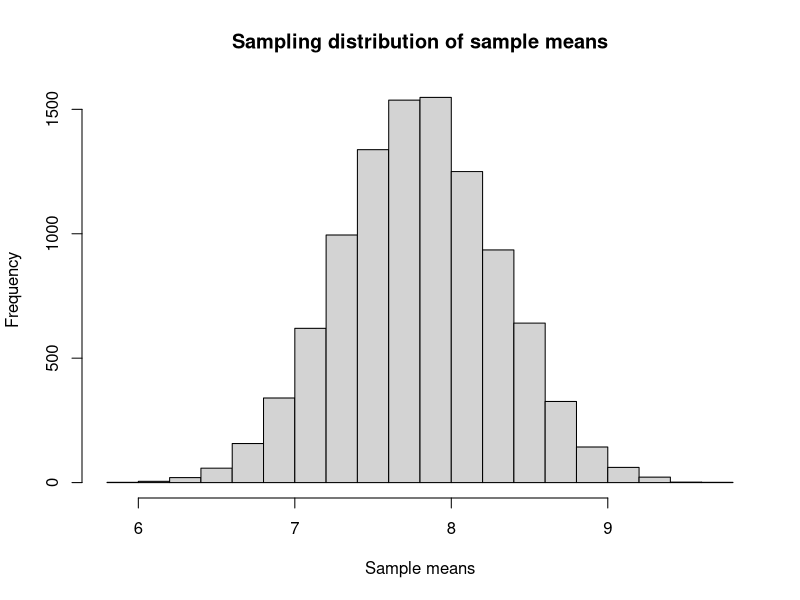

Generate this figure with R:
popl = USArrests$Murder
popl
#' QUESTION 1
#
#' Draw a random sample of size 15 using with replacement procedure and estimate the average no. of murder arrests in the US and also obtain the 95% confidence limits for this.
sample = sample(popl, 6, replace = TRUE)
#' Average number of murders, based on this sample, is
sample_mean = mean(sample)
sample_mean
#' To obtain the 95% confidence interval...
popl_var = var(popl)
popl_size = length(popl)
sample_size = length(sample)
popl_mean_square = ((popl_size) / (popl_size - 1)) * popl_var
upper = sample_mean + sqrt(((popl_size - 1) / popl_size) * popl_mean_square / sample_size) * qt(0.05, sample_size - 1, lower.tail = FALSE)
lower = sample_mean - sqrt(((popl_size - 1) / popl_size) * popl_mean_square / sample_size) * qt(0.05, sample_size - 1, lower.tail = FALSE)
# We get the confidence interval as
c(lower, upper)
#' In other words, around 95% of our estimates of the average murder arrests in USA,
#' inferred from samples of size 6, will be within the above interval.
#
#' QUESTION 2
#
#' Show that the sample mean is unbiased for population mean in case of SRSWR.
#
#' An unbiased estimator is one whose expected value is equal to the parameter.
#' To verify this, we will draw 1000,000 samples of size 50 from the population, and average their means.
sample_means = replicate(1000000, mean(sample(popl, 50, replace = FALSE)))
sample_means_mean = mean(sample_means)
popl_mean = mean(popl)

sample_means_mean
popl_mean

#' Hence, we see that the average of the means of a million samples of size 50 is very close to the population mean.
#' Hence, we may conclude that sample mean is an unbiased estimator of population mean in SRSWR.
#
#' QUESTION 3
#
#' Obtain the sampling distribution of the estimate of average no. of murder 
#' arrests in the US and represent it by a histogram.
sample_means = replicate(10000, mean(sample(popl, 30, replace = FALSE)))
hist(main = "Sampling distribution of sample means", xlab = "Sample means", ylab = "Frequency", sample_means)
#
#' QUESTION 4
#
#' Verify that the SRSWOR provides the better estimate of population mean than the
#' SRSWR (use formulae to calculate the variances in both cases, SRSWOR and SRSWR, by taking
#' a sample of same size and compare the variances).
# Variance of means taken from 100 samples with replacement...
vars_mean_srswr = var(replicate(100, mean(sample(popl, 10, replace = TRUE))))
# Variance of means taken from 100 samples without replacement...
vars_mean_srswor = var(replicate(100, mean(sample(popl, 10, replace = FALSE))))
vars_mean_srswr
vars_mean_srswor

#' As we can see, the variance of means in SRSWOR is lesser than the variance of means in SRSWR.
#' This indicates that the mean taken from samples without replacement is a more efficient estimator
#' than the mean taken from samples with replacement.
